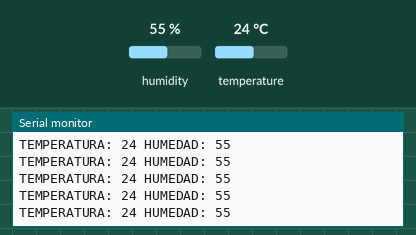
A sketch run on a simulated Arduino Uno, built with avr-gcc and run on an emulated ATmega328P. Shown: the last lines printed to the serial monitor. The test bench sets the inputs (shaded band); at power-on: humidity 55 %, temperature 24 °C.

Above: at 2.8 s.
2.9 s: humidity set to 22 %
At 4.4 s:
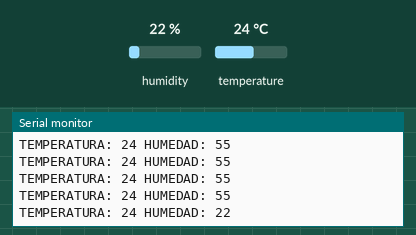
5.6 s: temperature set to 12 °C
At 5.6 s:
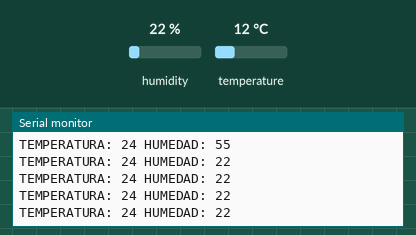
8.3 s: humidity set to 40 %
At 9.0 s:
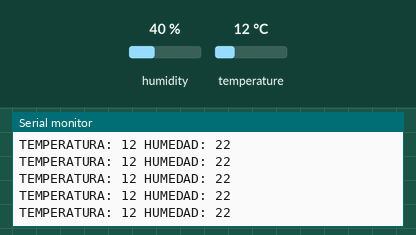
Timing chart, 0 to 11.3 s (numbered marks = the images above; inputs shaded):
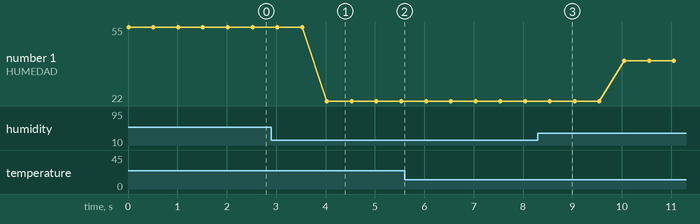

The sketch:

cap7_sensor_temperatura_humedad.ino
```cpp
#include <DHT.h>
#include <DHT_U.h>

#define SENSOR 2
int TEMPERATURA;
int HUMEDAD;

DHT dht(SENSOR, DHT22); //DHT22 O DHT11

/*
Sensor DHT22
  -> se requiere una resistencia de PULL UP
  -> instalación DHT Sensosr Library y Adafruit Unified Sensor
*/
void setup() {
  Serial.begin(9600);
  delay(10);
  dht.begin();
}

void loop() {
  TEMPERATURA = dht.readTemperature();
  HUMEDAD = dht.readHumidity();
  Serial.print("TEMPERATURA: ");
  Serial.print(TEMPERATURA);
  Serial.print(" HUMEDAD: ");
  Serial.println(HUMEDAD);
  delay(500);
}
```

Measured:
- after the input at 2.9 s, the serial monitor: prints a new line after 1.1 s (image 1)
- plotted number 1: 55 → 22 after the input at 2.9 s, 22 → 40 after the input at 8.3 s
